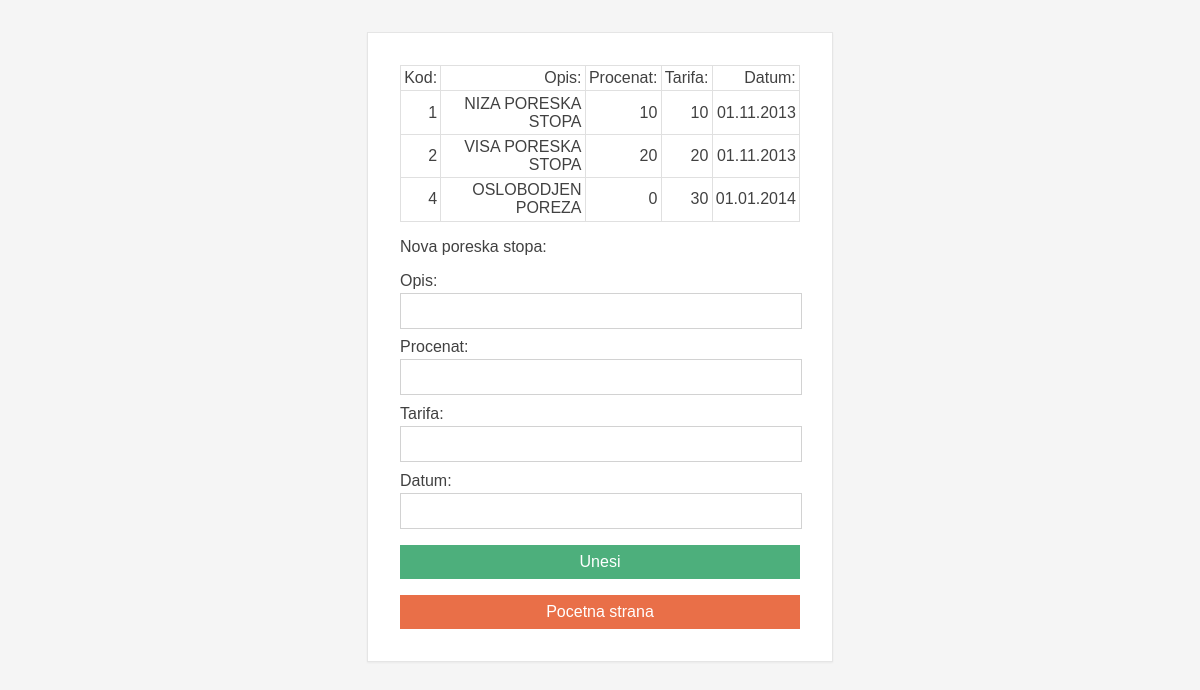
/include/poreske_stope.php, run on the app's committed database.
### tables this page shows
CREATE TABLE IF NOT EXISTS `poreske_stope` (
  `id_poreske_stope` int(11) NOT NULL AUTO_INCREMENT,
  `opis_stope` varchar(64) DEFAULT NULL,
  `porez_procenat` int(11) NOT NULL,
  `tarifa_stope` int(11) NOT NULL,
  `porez_datum` date NOT NULL,
  PRIMARY KEY (`id_poreske_stope`)
);

### include/poreske_stope.php (the view, shortened to what this page needs)
<!DOCTYPE html>
<html>
	<head>
		<link rel="stylesheet" type="text/css" href="css/stil2.css">
		<link rel="stylesheet" type="text/css" href="form/jquery.validity.css">
		<link rel="stylesheet" href="jquery/css/jquery.ui.all.css">
	</head>
	<body>
	<div class="nosac_glavni_400">
		<?php require("DbConnection.php");
		$result = mysql_query('SELECT * FROM poreske_stope');
		if (mysql_num_rows($result) > 0){
		?>
			<table class="tabele">
					<tr>
						<td>Kod: </td>
						<td>Opis: </td>
						<td>Procenat: </td>
						<td>Tarifa: </td>
						<td>Datum: </td>
					</tr>
			<?php while ($r = mysql_fetch_array($result)) { ?>
					<tr>
						<td><?php echo $r['id_poreske_stope'];?></td>
						<td><?php echo $r['opis_stope'];?></td>
						<td><?php echo $r['porez_procenat'];?></td>
						<td><?php echo $r['tarifa_stope'];?></td>
						<td><?php echo date("d.m.Y",strtotime($r['porez_datum']));?></td>
					</tr>
				<?php } ?>
			</table>
			<?php } ?>
		<p>Nova poreska stopa:</p>
		<form method="post" id="obaveznaf">
			<label>Opis:</label>
			<input type='text' name='opis' class='polje_100_92plus4' id='opis'/>
			<label>Procenat:</label>
			<input type='text' name='procenat' class='polje_100_92plus4' id='procenat'/>
			<label>Tarifa:</label>
			<input type='text' name='tarifa' class='polje_100_92plus4' id='tarifa'/>
			<label>Datum:</label>
			<input id="biracdatuma" type="text" name="datum" value="" class="polje_100_92plus4" />
			<button type='submit' class='dugme_zeleno'>Unesi</button>
		</form>
		<a href="../index.php" class="dugme_crveno_92plus4">Pocetna strana</a>
	</div>
	</body>
</html>

### include/css/stil2.css (style rules this page uses)
html { font-family:sans-serif;-ms-text-size-adjust:100%;-webkit-text-size-adjust:100% }
body { margin:0 }
a { background:0 0; text-decoration: none; }
button,input,optgroup,select,textarea { color:inherit;font:inherit;margin:0 }
button { overflow:visible }
button,select { text-transform:none }
button,html input[type=button],input[type=reset],input[type=submit] { -webkit-appearance:button;cursor:pointer }
input { line-height:normal }
table { border-collapse:collapse;border-spacing:0 }
td,th { padding:0 }
p { margin: 1em 0 1em 0; }
body { padding:0; color:#414141; background-color: #F5F5F5; font-family:"Trebuchet MS", Arial, Helvetica, sans-serif; font-size: 16px; }
td { border: 1px solid #E0E0E0; padding: 0.2em; text-align: right; }
label { margin: 0.6em 0 0.2em 0; display: block; }
.polje_100_92plus4 { width: 92%;padding: 0.5em 4%; border: 1px solid #D2D2D2; color: #A3A09E; }
.dugme_zeleno,.dugme_crveno,.dugme_plavo { width: 100%; padding: 0.5em 4%; border: none; margin: 1em 0 0 0; color: #ffffff; display: block; }
.dugme_zeleno_92plus4, .dugme_crveno_92plus4, .dugme_plavo_92plus4 { width: 92%; padding: 0.5em 4%; border: none; margin: 1em 0 0 0; color: #ffffff; display: block; text-align: center; }
.dugme_zeleno, .dugme_zeleno_92plus4 { background-color: #4DAF7C; }
.dugme_crveno, .dugme_crveno_92plus4 { background-color: #E96F48; }
@media screen { .nosac_glavni_400 { padding:2em; margin:2em auto; max-width: 400px; border: 1px solid #E5E5E5; background-color:#ffffff; box-shadow:0 1px 2px rgba(0, 0, 0, 0.05); } }

### data on the page
poreske_stope: id_poreske_stope "1", opis_stope "NIZA PORESKA STOPA", porez_procenat "10", tarifa_stope "10", porez_datum "01.11.2013"
poreske_stope: id_poreske_stope "2", opis_stope "VISA PORESKA STOPA", porez_procenat "20", tarifa_stope "20", porez_datum "01.11.2013"
poreske_stope: id_poreske_stope "4", opis_stope "OSLOBODJEN POREZA", porez_procenat "0", tarifa_stope "30", porez_datum "01.01.2014"
